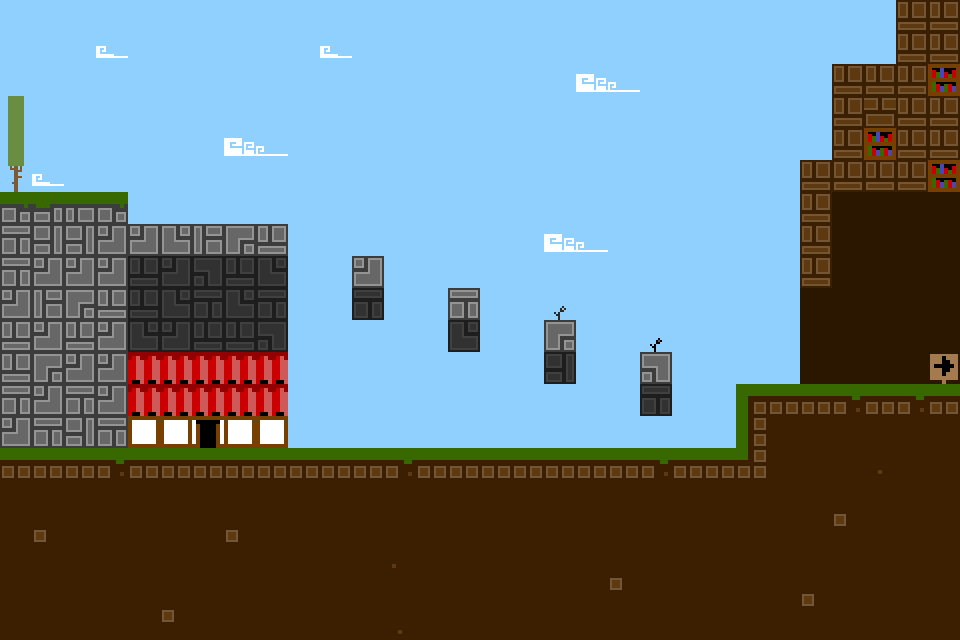

This is a level from a 2D game, rendered from its Tiled map with the project's own tilesets. A one-line summary and the complete map file follow:
An orthogonal 30x20 tile map with 32x32 px tiles, 2 tile layers (GroundLayer, TreeLayer) and 16 objects (Player).

<map version="1.0" tiledversion="1.0.3" orientation="orthogonal" renderorder="right-down" width="30" height="20" tilewidth="32" tileheight="32" nextobjectid="31">
 <tileset firstgid="1" source="tileset.tsx" />
 <layer name="GroundLayer" width="30" height="20">
  <data encoding="csv">
44,44,44,44,44,44,44,44,44,44,44,44,44,44,44,44,44,44,44,44,44,44,44,44,44,44,44,44,182,182,
44,44,44,43,44,44,44,44,44,44,43,44,44,44,44,44,44,44,44,44,44,44,44,44,44,44,44,44,182,182,
44,44,44,44,44,44,44,44,44,44,44,44,44,44,44,44,44,44,46,47,44,44,44,44,44,44,182,182,182,188,
44,44,44,44,44,44,44,44,44,44,44,44,44,44,44,44,44,44,44,44,44,44,44,44,44,44,182,153,182,182,
44,44,44,44,44,44,44,46,47,44,44,44,44,44,44,44,44,44,44,44,44,44,44,44,44,44,182,188,182,182,
44,43,44,44,44,44,44,44,44,44,44,44,44,44,44,44,44,44,44,44,44,44,44,44,44,182,182,182,182,188,
61,62,63,61,44,44,44,44,44,44,44,44,44,44,44,44,44,44,44,44,44,44,44,44,44,182,248,248,248,248,
53,50,50,54,54,55,52,56,51,44,44,44,44,44,44,44,44,46,47,44,44,44,44,44,44,182,248,248,248,248,
53,54,54,54,3,6,9,3,7,44,44,54,44,44,44,44,44,44,44,44,44,44,44,44,44,182,248,248,248,248,
54,52,56,51,3,7,5,7,5,44,44,5,44,44,53,44,44,44,44,44,44,44,44,44,44,248,248,248,248,248,
51,54,51,54,7,6,3,3,9,44,44,44,44,44,7,44,44,56,44,44,44,44,44,44,44,248,248,248,248,248,
51,56,54,54,42,42,42,42,42,44,44,44,44,44,44,44,44,2,44,44,57,44,44,44,44,248,248,248,248,248,
53,54,53,54,42,42,42,42,42,44,44,44,44,44,44,44,44,44,44,44,5,44,44,101,99,99,98,99,98,99,
54,53,50,53,40,40,41,40,40,44,44,44,44,44,44,44,44,44,44,44,44,44,44,97,88,88,88,88,88,88,
99,99,99,98,99,99,99,99,99,99,99,99,98,99,99,99,99,99,99,99,98,99,99,103,88,88,88,89,88,88,
88,88,88,88,88,88,88,88,88,88,88,88,88,88,88,88,88,88,88,88,88,88,88,88,88,88,88,88,88,88,
88,115,88,88,88,88,88,115,88,88,88,88,88,88,88,88,88,88,88,88,88,88,88,88,88,88,117,88,88,88,
88,88,88,88,88,88,88,88,88,88,88,88,90,88,88,88,88,88,88,88,88,88,88,88,88,88,88,88,88,88,
88,88,88,88,88,88,88,88,88,88,88,88,88,88,88,88,88,88,88,117,88,88,88,88,88,115,88,88,88,88,
88,88,88,88,88,117,88,88,88,88,88,88,89,88,88,88,88,88,88,88,88,88,88,88,88,88,88,88,88,88
</data>
 </layer>
 <objectgroup name="PlayerObject">
  <object id="11" name="Player" x="37" y="160" width="24" height="28" />
 </objectgroup>
 <objectgroup name="NextLevelObject">
  <object id="12" x="947.5" y="196.333" width="7" height="193.333">
   <properties>
    <property name="NextMapName" value="Maps/Level7.tmx" />
   </properties>
  </object>
 </objectgroup>
 <layer name="TreeLayer" width="30" height="20">
  <data encoding="csv">
0,0,0,0,0,0,0,0,0,0,0,0,0,0,0,0,0,0,0,0,0,0,0,0,0,0,0,0,0,0,
0,0,0,0,0,0,0,0,0,0,0,0,0,0,0,0,0,0,0,0,0,0,0,0,0,0,0,0,0,0,
0,0,0,0,0,0,0,0,0,0,0,0,0,0,0,0,0,0,0,0,0,0,0,0,0,0,0,0,0,0,
65,0,0,0,0,0,0,0,0,0,0,0,0,0,0,0,0,0,0,0,0,0,0,0,0,0,0,0,0,0,
65,0,0,0,0,0,0,0,0,0,0,0,0,0,0,0,0,0,0,0,0,0,0,0,0,0,0,0,0,0,
49,0,0,0,0,0,0,0,0,0,0,0,0,0,0,0,0,0,0,0,0,0,0,0,0,0,0,0,0,0,
0,0,0,0,0,0,0,0,0,0,0,0,0,0,0,0,0,0,0,0,0,0,0,0,0,0,0,0,0,0,
0,0,0,0,0,0,0,0,0,0,0,0,0,0,0,0,0,0,0,0,0,0,0,0,0,0,0,0,0,0,
0,0,0,0,0,0,0,0,0,0,0,0,0,0,0,0,0,0,0,0,0,0,0,0,0,0,0,0,0,0,
0,0,0,0,0,0,0,0,0,0,0,0,0,0,0,0,0,211,0,0,0,0,0,0,0,0,0,0,0,0,
0,0,0,0,0,0,0,0,0,0,0,0,0,0,0,0,0,0,0,0,202,0,0,0,0,0,0,0,0,0,
0,0,0,0,0,0,0,0,0,0,0,0,0,0,0,0,0,0,0,0,0,0,0,0,0,0,0,0,0,36,
0,0,0,0,0,0,0,0,0,0,0,0,0,0,0,0,0,0,0,0,0,0,0,0,0,0,0,0,0,0,
0,0,0,0,0,0,0,0,0,0,0,0,0,0,0,0,0,0,0,0,0,0,0,0,0,0,0,0,0,0,
0,0,0,0,0,0,0,0,0,0,0,0,0,0,0,0,0,0,0,0,0,0,0,0,0,0,0,0,0,0,
0,0,0,0,0,0,0,0,0,0,0,0,0,0,0,0,0,0,0,0,0,0,0,0,0,0,0,0,0,0,
0,0,0,0,0,0,0,0,0,0,0,0,0,0,0,0,0,0,0,0,0,0,0,0,0,0,0,0,0,0,
0,0,0,0,0,0,0,0,0,0,0,0,0,0,0,0,0,0,0,0,0,0,0,0,0,0,0,0,0,0,
0,0,0,0,0,0,0,0,0,0,0,0,0,0,0,0,0,0,0,0,0,0,0,0,0,0,0,0,0,0,
0,0,0,0,0,0,0,0,0,0,0,0,0,0,0,0,0,0,0,0,0,0,0,0,0,0,0,0,0,0
</data>
 </layer>
 <objectgroup name="GroundObject">
  <object id="13" x="0" y="191" width="126" height="252" />
  <object id="14" x="129" y="225" width="157" height="219" />
  <object id="15" x="2" y="447" width="736" height="192" />
  <object id="16" x="739" y="386" width="221" height="255" />
  <object id="17" x="802" y="162" width="26" height="123" />
  <object id="18" x="833" y="65" width="124" height="124" />
  <object id="19" x="897" y="3" width="60" height="53" />
  <object id="20" x="354" y="260" width="27" height="56" />
  <object id="21" x="449" y="293" width="31" height="54" />
  <object id="22" x="545" y="321" width="32" height="62" />
  <object id="23" x="641" y="353" width="32" height="60" />
 </objectgroup>
 <objectgroup name="FireEnemy">
  <object id="26" x="706" y="418" width="29" height="26" />
 </objectgroup>
 <objectgroup name="CoinObject">
  <object id="29" x="482" y="384" width="32" height="32" />
  <object id="30" x="609" y="255" width="32" height="32" />
 </objectgroup>
 <objectgroup name="WallObject" />
</map>
